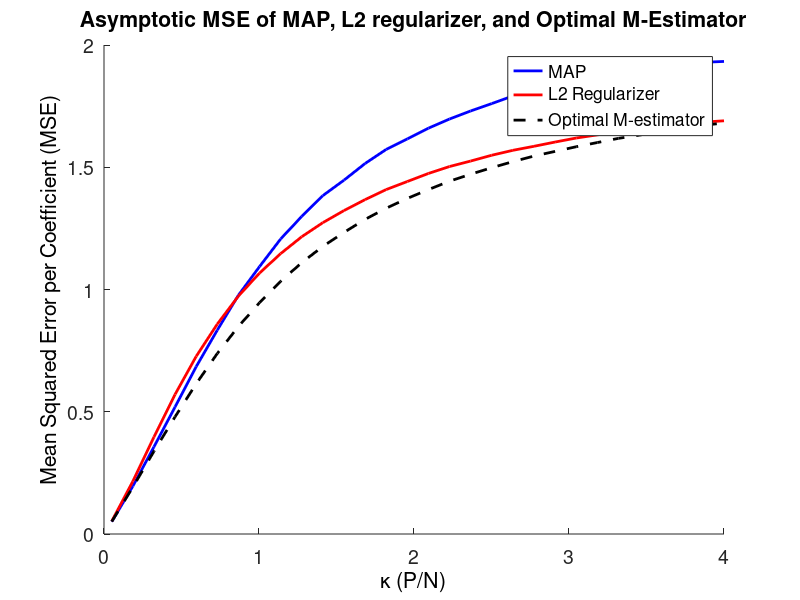

MATLAB code to generate this figure:
close all;
clear all;

load OptM_LapPred.mat
load replicaMapError_lambda=1.mat
load replicaL2Error_lambda=1.mat



hold on;


p1=plot(kappaSet, q0ReplicaMAP,'b');
p2= plot(kappaSet, q0ReplicaL2,'r');
p3 = plot(kappaSet, qOpt,'k--');

set(p1,'Linewidth',2)
set(p2,'Linewidth',2)
set(p3,'Linewidth',2);

legend('MAP','L2 Regularizer','Optimal M-estimator');

%xlabel('\kappa  (P/N)')
%ylabel('q0 MSE per predictor')

%title('Comparison of Asymptotic performance of MAP, L2, and Optimal M-Estimator Error')

%Note you can add in the data measurements if you like, but it may make the
%plot harder to read.


tlhand = get(gca,'title')
set(tlhand,'string','Asymptotic MSE of MAP, L2 regularizer, and Optimal M-Estimator','fontsize',18)

xlhand = get(gca,'xlabel')
set(xlhand,'string','\kappa (P/N)','fontsize',16) 


ylhand = get(gca,'ylabel')
set(ylhand,'string','Mean Squared Error per Coefficient (MSE)','fontsize',16) 

%Set font size of numbering on axes
set(gca,'FontSize',14)












%% Fix and use for scatter plots
% numSim = size(qErrMAP,1);
% numK = size(qErrMAP,2)
% kappaMat = repmat(kappaSet, numSim, 1);
% kappaSetVec = reshape(kappaMat,1,numK*numSim);
% qErrVecMAP = reshape(qErrMAP,1,numK*numSim);
% 
% scatter(kappaSetVec, qErrVecMAP,'r.');
 
%pThy = plot(kappaSet, q0Replica,'k');
% 
% set(pThy,'Linewidth',2.5);
% 
% %legend('Simulations','Theory')
% 
% xlabel('kappa');
% ylabel('error')
% toc
% 
% 
% 
% 
% title('Validating results with Gaussian Noise Laplacian coefficients and and L1 regularizer, lambda =2')
